Frame 1 (no input): blank canvas, image omitted
Frame 60 (the mouse pressed at the canvas centre just before this capture): blank canvas, image omitted
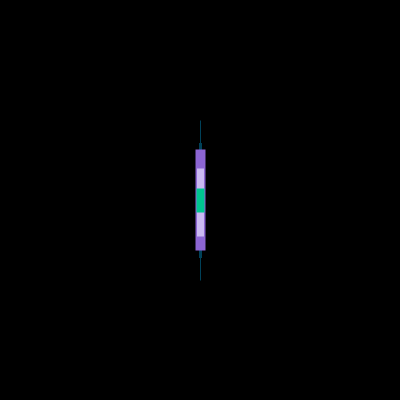
Frame 120 (the mouse held since frame 60 and released just before this capture)

The Processing sketch whose frames 1 and 60 were blank and that drew this single picture after the mouse press (run headless with seeded random() and noise(); from frame 60 on, the mouse is pressed at the canvas centre):

// Processing sketch: processing_153642
// ── processing_153642.pde

//Nancy Wang nancyw
//copyright notice
float wd=300;
float ht=300;
float x=200;
float y=200;
void setup()
{
  size(400, 400);
}
void draw()
{
  background(0);
  x=mouseX;
  y=mouseY;
  wd=x-y;
  ht=y*.8;
  
  stroke(0, 65, 89);
  fill(0, 173, 206);
  ellipse (x, y, wd, ht);
  
  stroke (0, 65, 89);
  strokeWeight (3);
  fill(170, 206, 226);
  rectMode (CENTER);
  rect(x, y, wd*.7, ht*.7);
  
  stroke(140, 101, 211);
  strokeWeight(10);
  fill(154, 147, 236);
  ellipse(x, y, wd*.63, ht*.63);
  
  stroke(202, 185, 241);
  strokeWeight(7);
  fill(65, 179, 247);
  quad(x-.18*wd, y-.2*ht, x+.25*wd, y-.03*ht, x-.15*wd, y+.23*ht, x-.11*wd, y-.01*ht);
  stroke(0, 197, 144);
  fill(115, 235, 274);
  strokeWeight(8);
  ellipse(x, y, wd*.15, ht*.15);
  fill(0, 65, 89);
  strokeWeight(1);
  ellipse(x, y, wd*.07, ht*.07);
}
